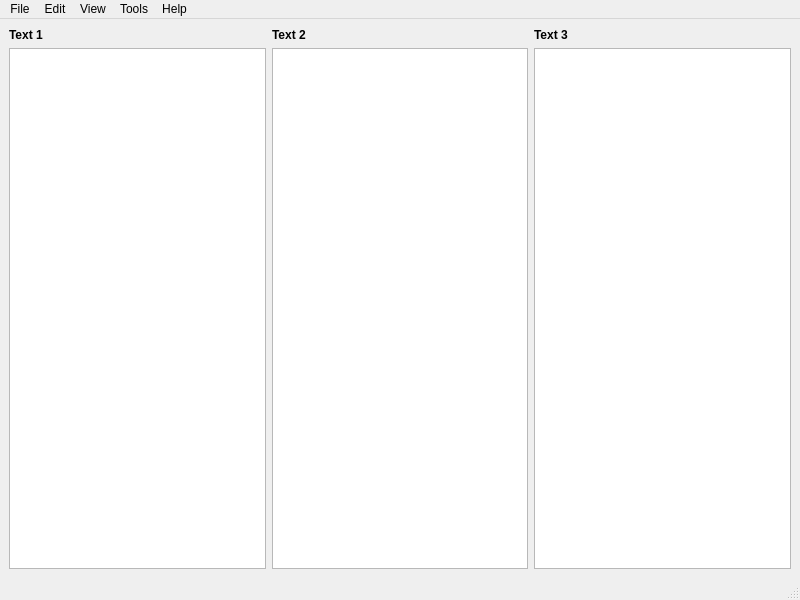
<?xml version="1.0" encoding="UTF-8"?>

<!--Copyright (C) 2022 Aleksandr Migunov

This program is free software; you can redistribute it and/or modify
it under the terms of the GNU General Public License as published by
the Free Software Foundation; either version 3 of the License, or
(at your option) any later version.

This program is distributed in the hope that it will be useful,
but WITHOUT ANY WARRANTY; without even the implied warranty of
MERCHANTABILITY or FITNESS FOR A PARTICULAR PURPOSE.  See the
GNU General Public License for more details.
  
You should have received a copy of the GNU General Public License
along with this program. If not, see <https://www.gnu.org/licenses/>.-->

<ui version="4.0">
 <class>MainWindow</class>
 <widget class="QMainWindow" name="MainWindow">
  <property name="geometry">
   <rect>
    <x>0</x>
    <y>0</y>
    <width>800</width>
    <height>600</height>
   </rect>
  </property>
  <property name="windowTitle">
   <string>TextEditor in Python with PyQt</string>
  </property>
  <widget class="QWidget" name="centralwidget">
   <layout class="QGridLayout" name="gridLayout">
    <item row="0" column="0">
     <widget class="QLabel" name="label_Text_1">
      <property name="text">
       <string>&lt;b&gt;Text 1&lt;/b&gt;</string>
      </property>
     </widget>
    </item>
    <item row="0" column="1">
     <widget class="QLabel" name="label_Text_2">
      <property name="text">
       <string>&lt;b&gt;Text 2&lt;/b&gt;</string>
      </property>
     </widget>
    </item>
    <item row="2" column="0">
     <widget class="QTextEdit" name="textEdit_Text_1"/>
    </item>
    <item row="2" column="1">
     <widget class="QTextEdit" name="textEdit_Text_2"/>
    </item>
    <item row="2" column="2">
     <widget class="QTextEdit" name="textEdit_Text_3"/>
    </item>
    <item row="0" column="2">
     <widget class="QLabel" name="label_Text_3">
      <property name="text">
       <string>&lt;b&gt;Text 3&lt;/b&gt;</string>
      </property>
     </widget>
    </item>
   </layout>
  </widget>
  <widget class="QMenuBar" name="menubar">
   <property name="geometry">
    <rect>
     <x>0</x>
     <y>0</y>
     <width>800</width>
     <height>27</height>
    </rect>
   </property>
   <widget class="QMenu" name="menuFile">
    <property name="title">
     <string>File</string>
    </property>
    <widget class="QMenu" name="menuNew">
     <property name="title">
      <string>New</string>
     </property>
     <addaction name="actionNew_Text_1"/>
     <addaction name="actionNew_Text_2"/>
     <addaction name="actionNew_Text_3"/>
    </widget>
    <widget class="QMenu" name="menuOpen">
     <property name="title">
      <string>Open</string>
     </property>
     <addaction name="actionOpen_Text_1"/>
     <addaction name="actionOpen_Text_2"/>
     <addaction name="actionOpen_Text_3"/>
    </widget>
    <widget class="QMenu" name="menuSave">
     <property name="title">
      <string>Save</string>
     </property>
     <addaction name="actionSave_Text_1"/>
     <addaction name="actionSave_Text_2"/>
     <addaction name="actionSave_Text_3"/>
    </widget>
    <addaction name="menuNew"/>
    <addaction name="separator"/>
    <addaction name="menuOpen"/>
    <addaction name="menuSave"/>
    <addaction name="separator"/>
    <addaction name="actionExit"/>
   </widget>
   <widget class="QMenu" name="menuEdit">
    <property name="title">
     <string>Edit</string>
    </property>
    <widget class="QMenu" name="menuUndo">
     <property name="title">
      <string>Undo</string>
     </property>
     <addaction name="actionUndo_in_Text_1"/>
     <addaction name="actionUndo_in_Text_2"/>
     <addaction name="actionUndo_in_Text_3"/>
    </widget>
    <widget class="QMenu" name="menuRedo">
     <property name="title">
      <string>Redo</string>
     </property>
     <addaction name="actionRedo_in_Text_1"/>
     <addaction name="actionRedo_in_Text_2"/>
     <addaction name="actionRedo_in_Text_3"/>
    </widget>
    <widget class="QMenu" name="menuCut">
     <property name="title">
      <string>Cut</string>
     </property>
     <addaction name="actionCut_from_Text_1"/>
     <addaction name="actionCut_from_Text_2"/>
     <addaction name="actionCut_from_Text_3"/>
    </widget>
    <widget class="QMenu" name="menuCopy">
     <property name="title">
      <string>Copy</string>
     </property>
     <addaction name="actionCopy_from_Text_1"/>
     <addaction name="actionCopy_from_Text_2"/>
     <addaction name="actionCopy_from_Text_3"/>
    </widget>
    <widget class="QMenu" name="menuPaste">
     <property name="title">
      <string>Paste</string>
     </property>
     <addaction name="actionPaste_into_Text_1"/>
     <addaction name="actionPaste_into_Text_2"/>
     <addaction name="actionPaste_into_Text_3"/>
    </widget>
    <widget class="QMenu" name="menuFind">
     <property name="title">
      <string>Find</string>
     </property>
     <addaction name="actionFind_in_Text_1"/>
     <addaction name="actionFind_in_Text_2"/>
     <addaction name="actionFind_in_Text_3"/>
    </widget>
    <widget class="QMenu" name="menuSelect_All">
     <property name="title">
      <string>Select All</string>
     </property>
     <addaction name="actionSelect_All_in_Text_1"/>
     <addaction name="actionSelect_All_in_Text_2"/>
     <addaction name="actionSelect_All_in_Text_3"/>
    </widget>
    <addaction name="menuUndo"/>
    <addaction name="menuRedo"/>
    <addaction name="separator"/>
    <addaction name="menuCut"/>
    <addaction name="menuCopy"/>
    <addaction name="menuPaste"/>
    <addaction name="menuSelect_All"/>
    <addaction name="separator"/>
    <addaction name="menuFind"/>
   </widget>
   <widget class="QMenu" name="menuTools">
    <property name="title">
     <string>Tools</string>
    </property>
    <widget class="QMenu" name="menuFont">
     <property name="title">
      <string>Font</string>
     </property>
     <addaction name="actionFont_of_Text_1"/>
     <addaction name="actionFont_of_Text_2"/>
     <addaction name="actionFont_of_Text_3"/>
    </widget>
    <widget class="QMenu" name="menuColor">
     <property name="title">
      <string>Color</string>
     </property>
     <addaction name="actionColor_of_Text_1"/>
     <addaction name="actionColor_of_Text_2"/>
     <addaction name="actionColor_of_Text_3"/>
    </widget>
    <widget class="QMenu" name="menuHighlight">
     <property name="title">
      <string>Highlight</string>
     </property>
     <addaction name="actionHighlight_in_Text_1"/>
     <addaction name="actionHighlight_in_Text_2"/>
     <addaction name="actionHighlight_in_Text_3"/>
    </widget>
    <addaction name="menuFont"/>
    <addaction name="menuColor"/>
    <addaction name="menuHighlight"/>
   </widget>
   <widget class="QMenu" name="menuView">
    <property name="title">
     <string>View</string>
    </property>
    <widget class="QMenu" name="menuZoom_In">
     <property name="title">
      <string>Zoom In</string>
     </property>
     <addaction name="actionZoom_In_Text_1"/>
     <addaction name="actionZoom_In_Text_2"/>
     <addaction name="actionZoom_In_Text_3"/>
    </widget>
    <widget class="QMenu" name="menuZoom_Out">
     <property name="title">
      <string>Zoom Out</string>
     </property>
     <addaction name="actionZoom_Out_Text_1"/>
     <addaction name="actionZoom_Out_Text_2"/>
     <addaction name="actionZoom_Out_Text_3"/>
    </widget>
    <addaction name="menuZoom_In"/>
    <addaction name="menuZoom_Out"/>
   </widget>
   <widget class="QMenu" name="menuHelp">
    <property name="title">
     <string>Help</string>
    </property>
    <addaction name="actionAbout"/>
    <addaction name="actionAbout_Qt"/>
   </widget>
   <addaction name="menuFile"/>
   <addaction name="menuEdit"/>
   <addaction name="menuView"/>
   <addaction name="menuTools"/>
   <addaction name="menuHelp"/>
  </widget>
  <widget class="QStatusBar" name="statusbar"/>
  <action name="actionExit">
   <property name="text">
    <string>Exit</string>
   </property>
  </action>
  <action name="actionNew_Text_1">
   <property name="text">
    <string>New Text 1</string>
   </property>
  </action>
  <action name="actionNew_Text_2">
   <property name="text">
    <string>New Text 2</string>
   </property>
  </action>
  <action name="actionOpen_Text_1">
   <property name="text">
    <string>Open Text 1</string>
   </property>
  </action>
  <action name="actionOpen_Text_2">
   <property name="text">
    <string>Open Text 2</string>
   </property>
  </action>
  <action name="actionSave_Text_1">
   <property name="text">
    <string>Save Text 1</string>
   </property>
  </action>
  <action name="actionSave_Text_2">
   <property name="text">
    <string>Save Text 2</string>
   </property>
  </action>
  <action name="actionUndo_in_Text_1">
   <property name="text">
    <string>Undo in Text 1</string>
   </property>
  </action>
  <action name="actionUndo_in_Text_2">
   <property name="text">
    <string>Undo in Text 2</string>
   </property>
  </action>
  <action name="actionRedo_in_Text_1">
   <property name="text">
    <string>Redo in Text 1</string>
   </property>
  </action>
  <action name="actionRedo_in_Text_2">
   <property name="text">
    <string>Redo in Text 2</string>
   </property>
  </action>
  <action name="actionCut_from_Text_1">
   <property name="text">
    <string>Cut from Text 1</string>
   </property>
  </action>
  <action name="actionCut_from_Text_2">
   <property name="text">
    <string>Cut from Text 2</string>
   </property>
  </action>
  <action name="actionCopy_from_Text_1">
   <property name="text">
    <string>Copy from Text 1</string>
   </property>
  </action>
  <action name="actionCopy_from_Text_2">
   <property name="text">
    <string>Copy from Text 2</string>
   </property>
  </action>
  <action name="actionPaste_into_Text_1">
   <property name="text">
    <string>Paste into Text 1</string>
   </property>
  </action>
  <action name="actionPaste_into_Text_2">
   <property name="text">
    <string>Paste into Text 2</string>
   </property>
  </action>
  <action name="actionFind_in_Text_1">
   <property name="text">
    <string>Find in Text 1</string>
   </property>
  </action>
  <action name="actionFind_in_Text_2">
   <property name="text">
    <string>Find in Text 2</string>
   </property>
  </action>
  <action name="actionFont_of_Text_1">
   <property name="text">
    <string>Font of Text 1</string>
   </property>
  </action>
  <action name="actionFont_of_Text_2">
   <property name="text">
    <string>Font of Text 2</string>
   </property>
  </action>
  <action name="actionColor_of_Text_1">
   <property name="text">
    <string>Color of Text 1</string>
   </property>
  </action>
  <action name="actionColor_of_Text_2">
   <property name="text">
    <string>Color of Text 2</string>
   </property>
  </action>
  <action name="actionHighlight_in_Text_1">
   <property name="text">
    <string>Highlight in Text 1</string>
   </property>
  </action>
  <action name="actionHighlight_in_Text_2">
   <property name="text">
    <string>Highlight in Text 2</string>
   </property>
  </action>
  <action name="actionZoom_In_Text_1">
   <property name="text">
    <string>Zoom In Text 1</string>
   </property>
  </action>
  <action name="actionZoom_In_Text_2">
   <property name="text">
    <string>Zoom In Text 2</string>
   </property>
  </action>
  <action name="actionZoom_Out_Text_1">
   <property name="text">
    <string>Zoom Out Text 1</string>
   </property>
  </action>
  <action name="actionZoom_Out_Text_2">
   <property name="text">
    <string>Zoom Out Text 2</string>
   </property>
  </action>
  <action name="actionSelect_All_in_Text_1">
   <property name="text">
    <string>Select All in Text 1</string>
   </property>
  </action>
  <action name="actionSelect_All_in_Text_2">
   <property name="text">
    <string>Select All in Text 2</string>
   </property>
  </action>
  <action name="actionAbout">
   <property name="text">
    <string>About</string>
   </property>
  </action>
  <action name="actionNew_Text_3">
   <property name="text">
    <string>New Text 3</string>
   </property>
  </action>
  <action name="actionOpen_Text_3">
   <property name="text">
    <string>Open Text 3</string>
   </property>
  </action>
  <action name="actionSave_Text_3">
   <property name="text">
    <string>Save Text 3</string>
   </property>
  </action>
  <action name="actionUndo_in_Text_3">
   <property name="text">
    <string>Undo in Text 3</string>
   </property>
  </action>
  <action name="actionRedo_in_Text_3">
   <property name="text">
    <string>Redo in Text 3</string>
   </property>
  </action>
  <action name="actionCut_from_Text_3">
   <property name="text">
    <string>Cut from Text 3</string>
   </property>
  </action>
  <action name="actionCopy_from_Text_3">
   <property name="text">
    <string>Copy from Text 3</string>
   </property>
  </action>
  <action name="actionPaste_into_Text_3">
   <property name="text">
    <string>Paste into Text 3</string>
   </property>
  </action>
  <action name="actionSelect_All_in_Text_3">
   <property name="text">
    <string>Select All in Text 3</string>
   </property>
  </action>
  <action name="actionZoom_In_Text_3">
   <property name="text">
    <string>Zoom In Text 3</string>
   </property>
  </action>
  <action name="actionZoom_Out_Text_3">
   <property name="text">
    <string>Zoom Out Text 3</string>
   </property>
  </action>
  <action name="actionFont_of_Text_3">
   <property name="text">
    <string>Font of Text 3</string>
   </property>
  </action>
  <action name="actionColor_of_Text_3">
   <property name="text">
    <string>Color of Text 3</string>
   </property>
  </action>
  <action name="actionHighlight_in_Text_3">
   <property name="text">
    <string>Highlight in Text 3</string>
   </property>
  </action>
  <action name="actionFind_in_Text_3">
   <property name="text">
    <string>Find in Text 3</string>
   </property>
  </action>
  <action name="actionAbout_Qt">
   <property name="text">
    <string>About Qt</string>
   </property>
  </action>
 </widget>
 <resources/>
 <connections/>
</ui>
